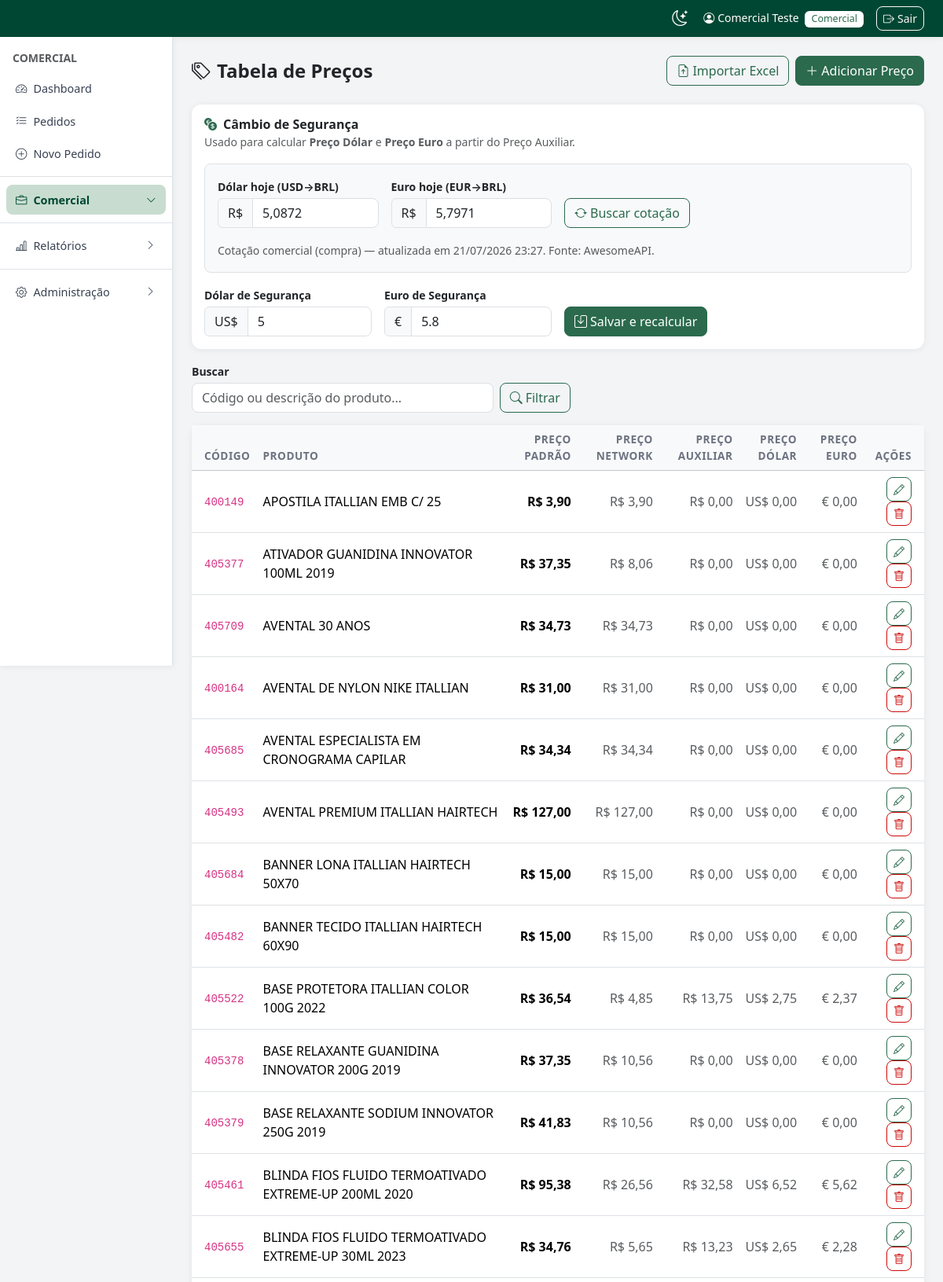
Screenshot of /admin/cadastros/tabela-precos.php (signed in, upper part) with the database file from the repository.
### tables this page shows
CREATE TABLE `configuracoes` (
  `chave` varchar(60) NOT NULL,
  `valor` varchar(255) DEFAULT NULL,
  `updated_at` timestamp NOT NULL DEFAULT current_timestamp() ON UPDATE current_timestamp()
);

CREATE TABLE `tabela_precos` (
  `id` int(11) NOT NULL,
  `produto_id` int(11) NOT NULL,
  `preco_padrao` decimal(10,2) DEFAULT 0.00,
  `created_at` timestamp NOT NULL DEFAULT current_timestamp(),
  `preco_network` decimal(10,2) DEFAULT NULL,
  `preco_auxiliar` decimal(10,2) DEFAULT NULL,
  `preco_dolar` decimal(10,2) DEFAULT NULL,
  `preco_euro` decimal(10,2) DEFAULT NULL
);

CREATE TABLE `produtos` (
  `id` int(11) NOT NULL,
  `codigo_produto` varchar(50) DEFAULT NULL,
  `linha` varchar(50) DEFAULT NULL,
  `grupo` varchar(50) DEFAULT NULL,
  `subgrupo` varchar(50) DEFAULT NULL,
  `codigo_barra` varchar(50) DEFAULT NULL,
  `descricao_pt` varchar(200) DEFAULT NULL,
  `descricao_en` varchar(200) DEFAULT NULL,
  `descricao_es` varchar(200) DEFAULT NULL,
  `desc_cliente_pt` text DEFAULT NULL,
  `desc_cliente_en` text DEFAULT NULL,
  `desc_cliente_es` text DEFAULT NULL,
  `nuance` varchar(50) DEFAULT NULL,
  `multiplo` int(11) DEFAULT 1,
  `vendas_distribuidor` decimal(10,2) DEFAULT 0.00,
  `vendas_varejo` decimal(10,2) DEFAULT 0.00,
  `vendas_exportacao` decimal(10,2) DEFAULT 0.00,
  `ncm_id` int(11) DEFAULT NULL,
  `cest` varchar(20) DEFAULT NULL,
  `status` enum('ativo','inativo') DEFAULT 'ativo',
  `created_at` timestamp NOT NULL DEFAULT current_timestamp()
);

### admin/cadastros/tabela-precos.php (the view, shortened to what the rows shown need)
<?php
require_once __DIR__ . '/../../config.php';
$dolarSeg = (float)getConfig('dolar_seguranca', 0);
$euroSeg  = (float)getConfig('euro_seguranca', 0);
$busca = trim($_GET['q'] ?? '');
$tabelaStmt = db()->prepare('SELECT t.*, p.codigo_produto, p.descricao_pt FROM tabela_precos t
    JOIN produtos p ON p.id = t.produto_id
    WHERE (:q = "" OR p.codigo_produto LIKE :qlike OR p.descricao_pt LIKE :qlike2)
    ORDER BY p.descricao_pt');
$tabelaStmt->execute([':q' => $busca, ':qlike' => "%$busca%", ':qlike2' => "%$busca%"]);
$tabela   = $tabelaStmt->fetchAll();
require_once LAYOUT_PATH . '/header.php';
?>
<div class="card shadow-sm border-0 mb-3">
    <div class="card-body">
        <form method="POST" class="row g-3 align-items-end">
            <div class="col-md-3">
                <div class="input-group">
                    <span class="input-group-text">€</span>
                    <input type="number" step="0.0001" min="0" name="euro_seguranca" class="form-control" placeholder="0,00" value="<?= $euroSeg > 0 ? e($euroSeg) : '' ?>">
                </div>
            </div>
        </form>
    </div>
</div>
<div class="card shadow-sm border-0">
    <div class="card-body p-0">
        <div class="table-responsive">
        <table class="table table-hover mb-0">
            <thead class="table-light">
                <tr>
                    <th class="ps-3">Código</th>
                    <th>Produto</th>
                    <th class="text-end">Preço Padrão</th>
                    <th class="text-end">Preço Network</th>
                    <th class="text-end">Preço Auxiliar</th>
                    <th class="text-end">Preço Dólar</th>
                    <th class="text-end">Preço Euro</th>
                    <th class="text-end pe-3">Ações</th>
                </tr>
            </thead>
            <tbody>
            <?php if ($tabela): foreach ($tabela as $t): ?>
                <tr>
                    <td class="ps-3"><code><?= e($t['codigo_produto']) ?></code></td>
                    <td><?= e($t['descricao_pt']) ?></td>
                    <td class="text-end fw-semibold"><?= moedaBR($t['preco_padrao']) ?></td>
                    <td class="text-end text-muted"><?= $t['preco_network']  !== null ? moedaBR($t['preco_network'])  : '—' ?></td>
                    <td class="text-end text-muted"><?= $t['preco_auxiliar'] !== null ? moedaBR($t['preco_auxiliar']) : '—' ?></td>
                    <td class="text-end text-muted"><?= $t['preco_dolar'] !== null ? 'US$ ' . number_format((float)$t['preco_dolar'], 2, ',', '.') : '—' ?></td>
                    <td class="text-end text-muted"><?= $t['preco_euro']  !== null ? '€ '   . number_format((float)$t['preco_euro'],  2, ',', '.') : '—' ?></td>
                    <td class="text-end pe-3">
                        <button class="btn btn-sm btn-outline-primary" onclick="editarReg(<?= htmlspecialchars(json_encode($t),ENT_QUOTES) ?>)"><i class="bi bi-pencil"></i></button>
                        <form method="POST" class="d-inline" onsubmit="return confirm('Remover preço?')">
                            <button class="btn btn-sm btn-outline-danger"><i class="bi bi-trash"></i></button>
                        </form>
                    </td>
                </tr>
            <?php endforeach; else: ?>
                <tr><td colspan="8" class="text-center text-muted py-4">Nenhum preço cadastrado.</td></tr>
            <?php endif; ?>
            </tbody>
        </table>
        </div>
    </div>
</div>
<?php require_once LAYOUT_PATH . '/footer.php'; ?>

### rows the page displays
configuracoes: euro_seguranca "5.8"
tabela_precos: produto.codigo_produto "400149", produto.descricao_pt "APOSTILA ITALLIAN EMB C/ 25", preco_padrao "R$ 3,90", preco_network "R$ 3,90", preco_auxiliar "R$ 0,00", preco_dolar "0,00", preco_euro "0,00"
tabela_precos: produto.codigo_produto "405377", produto.descricao_pt "ATIVADOR GUANIDINA INNOVATOR 100ML 2019", preco_padrao "R$ 37,35", preco_network "R$ 8,06", preco_auxiliar "R$ 0,00", preco_dolar "0,00", preco_euro "0,00"
tabela_precos: produto.codigo_produto "405709", produto.descricao_pt "AVENTAL 30 ANOS", preco_padrao "R$ 34,73", preco_network "R$ 34,73", preco_auxiliar "R$ 0,00", preco_dolar "0,00", preco_euro "0,00"
tabela_precos: produto.codigo_produto "400164", produto.descricao_pt "AVENTAL DE NYLON NIKE ITALLIAN", preco_padrao "R$ 31,00", preco_network "R$ 31,00", preco_auxiliar "R$ 0,00", preco_dolar "0,00", preco_euro "0,00"
tabela_precos: produto.codigo_produto "405685", produto.descricao_pt "AVENTAL ESPECIALISTA EM CRONOGRAMA CAPILAR", preco_padrao "R$ 34,34", preco_network "R$ 34,34", preco_auxiliar "R$ 0,00", preco_dolar "0,00", preco_euro "0,00"
tabela_precos: produto.codigo_produto "405493", produto.descricao_pt "AVENTAL PREMIUM ITALLIAN HAIRTECH", preco_padrao "R$ 127,00", preco_network "R$ 127,00", preco_auxiliar "R$ 0,00", preco_dolar "0,00", preco_euro "0,00"
tabela_precos: produto.codigo_produto "405684", produto.descricao_pt "BANNER LONA ITALLIAN HAIRTECH 50X70", preco_padrao "R$ 15,00", preco_network "R$ 15,00", preco_auxiliar "R$ 0,00", preco_dolar "0,00", preco_euro "0,00"
tabela_precos: produto.codigo_produto "405482", produto.descricao_pt "BANNER TECIDO ITALLIAN HAIRTECH 60X90", preco_padrao "R$ 15,00", preco_network "R$ 15,00", preco_auxiliar "R$ 0,00", preco_dolar "0,00", preco_euro "0,00"
tabela_precos: produto.codigo_produto "405522", produto.descricao_pt "BASE PROTETORA ITALLIAN COLOR 100G 2022", preco_padrao "R$ 36,54", preco_network "R$ 4,85", preco_auxiliar "R$ 13,75", preco_dolar "2,75", preco_euro "2,37"
tabela_precos: produto.codigo_produto "405378", produto.descricao_pt "BASE RELAXANTE GUANIDINA INNOVATOR 200G 2019", preco_padrao "R$ 37,35", preco_network "R$ 10,56", preco_auxiliar "R$ 0,00", preco_dolar "0,00", preco_euro "0,00"
tabela_precos: produto.codigo_produto "405379", produto.descricao_pt "BASE RELAXANTE SODIUM INNOVATOR 250G 2019", preco_padrao "R$ 41,83", preco_network "R$ 10,56", preco_auxiliar "R$ 0,00", preco_dolar "0,00", preco_euro "0,00"
tabela_precos: produto.codigo_produto "405461", produto.descricao_pt "BLINDA FIOS FLUIDO TERMOATIVADO EXTREME-UP 200ML 2020", preco_padrao "R$ 95,38", preco_network "R$ 26,56", preco_auxiliar "R$ 32,58", preco_dolar "6,52", preco_euro "5,62"
tabela_precos: produto.codigo_produto "405655", produto.descricao_pt "BLINDA FIOS FLUIDO TERMOATIVADO EXTREME-UP 30ML 2023", preco_padrao "R$ 34,76", preco_network "R$ 5,65", preco_auxiliar "R$ 13,23", preco_dolar "2,65", preco_euro "2,28"

### other values shown
$_usuario['nome'] "Comercial Teste"
$_usuario['tipo'] "Comercial"
et('Sair') "Sair"
$tipoLabels[$_usuario['tipo']] "COMERCIAL"
$cotAtuFmt "21/07/2026 23:27"
